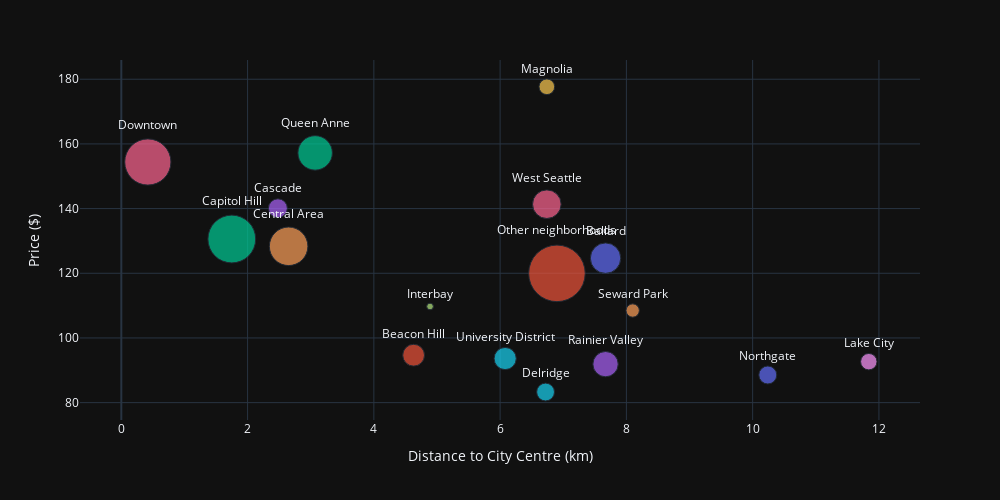

This figure's notebook cell:
### Code cell
import plotly.express as px

fig = px.scatter(bubble_df, x="Avg. Distance to Seattle Centre", y="Avg. Price ($)",
	         size="No. of Listings", color="Neighbourhood", text="Neighbourhood",
                 hover_name="Neighbourhood", size_max=40)

fig.update_layout(
    template='plotly_dark',
    showlegend=False,
    autosize=False,
    width=1000,
    height=500,
    yaxis=dict(
        title_text="Price ($)",
        tickmode="array",
        titlefont=dict(size=14),
    ),
    xaxis=dict(
    title_text="Distance to City Centre (km)",
    tickmode="array",
    titlefont=dict(size=14),
    ))

fig.update_traces(textposition='top center')
fig.show()

### Figure 1 — Plotly figure (JSON) as saved in the notebook; plotly's stock layout.template omitted (floating-point values rounded to 4 significant figures)
{"data": [{"hovertemplate": "<b>%{hovertext}</b><br><br>Neighbourhood=%{text}<br>Avg. Distance to Seattle Centre=%{x}<br>Avg. Price ($)=%{y}<br>No. of Listings=%{marker.size}<extra></extra>", "hovertext": ["Ballard"], "legendgroup": "Ballard", "marker": {"color": "#636efa", "size": [230], "sizemode": "area", "sizeref": 0.4963, "symbol": "circle"}, "mode": "markers+text", "name": "Ballard", "orientation": "v", "showlegend": true, "text": ["Ballard"], "textposition": "top center", "type": "scatter", "x": [7.67], "xaxis": "x", "y": [124.7], "yaxis": "y"}, {"hovertemplate": "<b>%{hovertext}</b><br><br>Neighbourhood=%{text}<br>Avg. Distance to Seattle Centre=%{x}<br>Avg. Price ($)=%{y}<br>No. of Listings=%{marker.size}<extra></extra>", "hovertext": ["Beacon Hill"], "legendgroup": "Beacon Hill", "marker": {"color": "#EF553B", "size": [118], "sizemode": "area", "sizeref": 0.4963, "symbol": "circle"}, "mode": "markers+text", "name": "Beacon Hill", "orientation": "v", "showlegend": true, "text": ["Beacon Hill"], "textposition": "top center", "type": "scatter", "x": [4.63], "xaxis": "x", "y": [94.67], "yaxis": "y"}, {"hovertemplate": "<b>%{hovertext}</b><br><br>Neighbourhood=%{text}<br>Avg. Distance to Seattle Centre=%{x}<br>Avg. Price ($)=%{y}<br>No. of Listings=%{marker.size}<extra></extra>", "hovertext": ["Capitol Hill"], "legendgroup": "Capitol Hill", "marker": {"color": "#00cc96", "size": [567], "sizemode": "area", "sizeref": 0.4963, "symbol": "circle"}, "mode": "markers+text", "name": "Capitol Hill", "orientation": "v", "showlegend": true, "text": ["Capitol Hill"], "textposition": "top center", "type": "scatter", "x": [1.75], "xaxis": "x", "y": [130.6], "yaxis": "y"}, {"hovertemplate": "<b>%{hovertext}</b><br><br>Neighbourhood=%{text}<br>Avg. Distance to Seattle Centre=%{x}<br>Avg. Price ($)=%{y}<br>No. of Listings=%{marker.size}<extra></extra>", "hovertext": ["Cascade"], "legendgroup": "Cascade", "marker": {"color": "#ab63fa", "size": [89], "sizemode": "area", "sizeref": 0.4963, "symbol": "circle"}, "mode": "markers+text", "name": "Cascade", "orientation": "v", "showlegend": true, "text": ["Cascade"], "textposition": "top center", "type": "scatter", "x": [2.48], "xaxis": "x", "y": [140.1], "yaxis": "y"}, {"hovertemplate": "<b>%{hovertext}</b><br><br>Neighbourhood=%{text}<br>Avg. Distance to Seattle Centre=%{x}<br>Avg. Price ($)=%{y}<br>No. of Listings=%{marker.size}<extra></extra>", "hovertext": ["Central Area"], "legendgroup": "Central Area", "marker": {"color": "#FFA15A", "size": [369], "sizemode": "area", "sizeref": 0.4963, "symbol": "circle"}, "mode": "markers+text", "name": "Central Area", "orientation": "v", "showlegend": true, "text": ["Central Area"], "textposition": "top center", "type": "scatter", "x": [2.65], "xaxis": "x", "y": [128.3], "yaxis": "y"}, {"hovertemplate": "<b>%{hovertext}</b><br><br>Neighbourhood=%{text}<br>Avg. Distance to Seattle Centre=%{x}<br>Avg. Price ($)=%{y}<br>No. of Listings=%{marker.size}<extra></extra>", "hovertext": ["Delridge"], "legendgroup": "Delridge", "marker": {"color": "#19d3f3", "size": [79], "sizemode": "area", "sizeref": 0.4963, "symbol": "circle"}, "mode": "markers+text", "name": "Delridge", "orientation": "v", "showlegend": true, "text": ["Delridge"], "textposition": "top center", "type": "scatter", "x": [6.72], "xaxis": "x", "y": [83.28], "yaxis": "y"}, {"hovertemplate": "<b>%{hovertext}</b><br><br>Neighbourhood=%{text}<br>Avg. Distance to Seattle Centre=%{x}<br>Avg. Price ($)=%{y}<br>No. of Listings=%{marker.size}<extra></extra>", "hovertext": ["Downtown"], "legendgroup": "Downtown", "marker": {"color": "#FF6692", "size": [530], "sizemode": "area", "sizeref": 0.4963, "symbol": "circle"}, "mode": "markers+text", "name": "Downtown", "orientation": "v", "showlegend": true, "text": ["Downtown"], "textposition": "top center", "type": "scatter", "x": [0.42], "xaxis": "x", "y": [154.4], "yaxis": "y"}, {"hovertemplate": "<b>%{hovertext}</b><br><br>Neighbourhood=%{text}<br>Avg. Distance to Seattle Centre=%{x}<br>Avg. Price ($)=%{y}<br>No. of Listings=%{marker.size}<extra></extra>", "hovertext": ["Interbay"], "legendgroup": "Interbay", "marker": {"color": "#B6E880", "size": [11], "sizemode": "area", "sizeref": 0.4963, "symbol": "circle"}, "mode": "markers+text", "name": "Interbay", "orientation": "v", "showlegend": true, "text": ["Interbay"], "textposition": "top center", "type": "scatter", "x": [4.89], "xaxis": "x", "y": [109.7], "yaxis": "y"}, {"hovertemplate": "<b>%{hovertext}</b><br><br>Neighbourhood=%{text}<br>Avg. Distance to Seattle Centre=%{x}<br>Avg. Price ($)=%{y}<br>No. of Listings=%{marker.size}<extra></extra>", "hovertext": ["Lake City"], "legendgroup": "Lake City", "marker": {"color": "#FF97FF", "size": [67], "sizemode": "area", "sizeref": 0.4963, "symbol": "circle"}, "mode": "markers+text", "name": "Lake City", "orientation": "v", "showlegend": true, "text": ["Lake City"], "textposition": "top center", "type": "scatter", "x": [11.84], "xaxis": "x", "y": [92.67], "yaxis": "y"}, {"hovertemplate": "<b>%{hovertext}</b><br><br>Neighbourhood=%{text}<br>Avg. Distance to Seattle Centre=%{x}<br>Avg. Price ($)=%{y}<br>No. of Listings=%{marker.size}<extra></extra>", "hovertext": ["Magnolia"], "legendgroup": "Magnolia", "marker": {"color": "#FECB52", "size": [61], "sizemode": "area", "sizeref": 0.4963, "symbol": "circle"}, "mode": "markers+text", "name": "Magnolia", "orientation": "v", "showlegend": true, "text": ["Magnolia"], "textposition": "top center", "type": "scatter", "x": [6.74], "xaxis": "x", "y": [177.7], "yaxis": "y"}, {"hovertemplate": "<b>%{hovertext}</b><br><br>Neighbourhood=%{text}<br>Avg. Distance to Seattle Centre=%{x}<br>Avg. Price ($)=%{y}<br>No. of Listings=%{marker.size}<extra></extra>", "hovertext": ["Northgate"], "legendgroup": "Northgate", "marker": {"color": "#636efa", "size": [80], "sizemode": "area", "sizeref": 0.4963, "symbol": "circle"}, "mode": "markers+text", "name": "Northgate", "orientation": "v", "showlegend": true, "text": ["Northgate"], "textposition": "top center", "type": "scatter", "x": [10.24], "xaxis": "x", "y": [88.55], "yaxis": "y"}, {"hovertemplate": "<b>%{hovertext}</b><br><br>Neighbourhood=%{text}<br>Avg. Distance to Seattle Centre=%{x}<br>Avg. Price ($)=%{y}<br>No. of Listings=%{marker.size}<extra></extra>", "hovertext": ["Other neighborhoods"], "legendgroup": "Other neighborhoods", "marker": {"color": "#EF553B", "size": [794], "sizemode": "area", "sizeref": 0.4963, "symbol": "circle"}, "mode": "markers+text", "name": "Other neighborhoods", "orientation": "v", "showlegend": true, "text": ["Other neighborhoods"], "textposition": "top center", "type": "scatter", "x": [6.9], "xaxis": "x", "y": [120.0], "yaxis": "y"}, {"hovertemplate": "<b>%{hovertext}</b><br><br>Neighbourhood=%{text}<br>Avg. Distance to Seattle Centre=%{x}<br>Avg. Price ($)=%{y}<br>No. of Listings=%{marker.size}<extra></extra>", "hovertext": ["Queen Anne"], "legendgroup": "Queen Anne", "marker": {"color": "#00cc96", "size": [295], "sizemode": "area", "sizeref": 0.4963, "symbol": "circle"}, "mode": "markers+text", "name": "Queen Anne", "orientation": "v", "showlegend": true, "text": ["Queen Anne"], "textposition": "top center", "type": "scatter", "x": [3.07], "xaxis": "x", "y": [157.2], "yaxis": "y"}, {"hovertemplate": "<b>%{hovertext}</b><br><br>Neighbourhood=%{text}<br>Avg. Distance to Seattle Centre=%{x}<br>Avg. Price ($)=%{y}<br>No. of Listings=%{marker.size}<extra></extra>", "hovertext": ["Rainier Valley"], "legendgroup": "Rainier Valley", "marker": {"color": "#ab63fa", "size": [159], "sizemode": "area", "sizeref": 0.4963, "symbol": "circle"}, "mode": "markers+text", "name": "Rainier Valley", "orientation": "v", "showlegend": true, "text": ["Rainier Valley"], "textposition": "top center", "type": "scatter", "x": [7.67], "xaxis": "x", "y": [91.9], "yaxis": "y"}, {"hovertemplate": "<b>%{hovertext}</b><br><br>Neighbourhood=%{text}<br>Avg. Distance to Seattle Centre=%{x}<br>Avg. Price ($)=%{y}<br>No. of Listings=%{marker.size}<extra></extra>", "hovertext": ["Seward Park"], "legendgroup": "Seward Park", "marker": {"color": "#FFA15A", "size": [44], "sizemode": "area", "sizeref": 0.4963, "symbol": "circle"}, "mode": "markers+text", "name": "Seward Park", "orientation": "v", "showlegend": true, "text": ["Seward Park"], "textposition": "top center", "type": "scatter", "x": [8.1], "xaxis": "x", "y": [108.5], "yaxis": "y"}, {"hovertemplate": "<b>%{hovertext}</b><br><br>Neighbourhood=%{text}<br>Avg. Distance to Seattle Centre=%{x}<br>Avg. Price ($)=%{y}<br>No. of Listings=%{marker.size}<extra></extra>", "hovertext": ["University District"], "legendgroup": "University District", "marker": {"color": "#19d3f3", "size": [122], "sizemode": "area", "sizeref": 0.4963, "symbol": "circle"}, "mode": "markers+text", "name": "University District", "orientation": "v", "showlegend": true, "text": ["University District"], "textposition": "top center", "type": "scatter", "x": [6.08], "xaxis": "x", "y": [93.64], "yaxis": "y"}, {"hovertemplate": "<b>%{hovertext}</b><br><br>Neighbourhood=%{text}<br>Avg. Distance to Seattle Centre=%{x}<br>Avg. Price ($)=%{y}<br>No. of Listings=%{marker.size}<extra></extra>", "hovertext": ["West Seattle"], "legendgroup": "West Seattle", "marker": {"color": "#FF6692", "size": [203], "sizemode": "area", "sizeref": 0.4963, "symbol": "circle"}, "mode": "markers+text", "name": "West Seattle", "orientation": "v", "showlegend": true, "text": ["West Seattle"], "textposition": "top center", "type": "scatter", "x": [6.74], "xaxis": "x", "y": [141.4], "yaxis": "y"}], "layout": {"autosize": false, "height": 500, "legend": {"itemsizing": "constant", "title": {"text": "Neighbourhood"}, "tracegroupgap": 0}, "margin": {"t": 60}, "showlegend": false, "width": 1000, "xaxis": {"anchor": "y", "domain": [0, 1], "tickmode": "array", "title": {"font": {"size": 14}, "text": "Distance to City Centre (km)"}}, "yaxis": {"anchor": "x", "domain": [0, 1], "tickmode": "array", "title": {"font": {"size": 14}, "text": "Price ($)"}}}}
